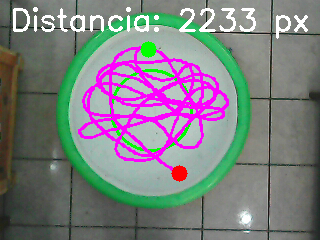
#> input picture trajectory_Escopolamina 1.png, 320 x 240 px, given in place of Mice maze experiment.mp4, which was not available
$ jupyter execute prueba.ipynb   (text cells are left out)
#> lines starting #> are read from the running program, lines starting #| are printed output that depends on the picture; after the words box and inside, x2 and y2 are one past the last pixel; in counts of white or black regions, pixels touching at a corner belong together; pictures that were not available may be replaced by others from this repository, and a replacement may not be noted
[cell 1]
import cv2
import numpy as np

[cell 2]
cap = cv2.VideoCapture("Mice maze experiment.mp4")

fgbg = cv2.bgsegm.createBackgroundSubtractorMOG()
kernel = cv2.getStructuringElement(cv2.MORPH_ELLIPSE,(3,3))

while True:
	ret, frame = cap.read()
#> frame is the input picture: shape (240, 320, 3); mean B, G, R 128.3, 125.6, 125.2
	if ret == False: break

	gray = cv2.cvtColor(frame, cv2.COLOR_BGR2GRAY)
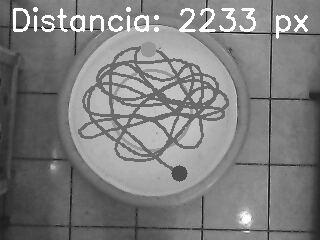
#> gray: shape (240, 320); min 18, max 255, mean 125.7

	color = (0,255,0)
	# Areas importantes

	#norte = np.array([[567,354],[570,95],[615,100],[618,354]])
	#sur = np.array([[545,705],[566,417],[616,412],[610,707]])
	este = np.array([[620,450],[903,450],[900,320],[622,320]])
	oeste = np.array([[272,450],[274,320],[566,320],[562,450]])

	# imagenes auxiliares
	imAux = np.zeros(shape = frame.shape[:2],dtype= np.uint8)
	#imAux_norte = cv2.drawContours(imAux, [norte], -1, (255), -1)

	#imAux_sur = cv2.drawContours(imAux, [sur], -1, (255), -1)

	imAux_este = cv2.drawContours(imAux, [este], -1, (255), -1)
#> imAux: shape (240, 320); every value is 0


	imAux_norte = cv2.drawContours(imAux, [oeste], -1, (255), -1)

	areas_img = cv2.bitwise_and(gray, gray, mask = imAux)

	# Substraccion de fondo

	fgmask = fgbg.apply(areas_img)
	fgmask = cv2.morphologyEx(fgmask, cv2.MORPH_OPEN, kernel)
	fgmask = cv2.dilate(fgmask, None, iterations = 2)

	# Filtrar por area de contorno
	cnts = cv2.findContours(fgmask, cv2.RETR_EXTERNAL, cv2.CHAIN_APPROX_SIMPLE)[0]
#> cnts = []
	for cnt in cnts:
		if cv2.contourArea(cnt) > 2000:
			x,y,w,h = cv2.boundingRect(cnt)
			cv2.rectangle(frame, (x,y), (x+w,y+h), (0,0,255),2)
#> this loop made 0 passes


	#cv2.drawContours(frame, [norte], -1, color,2)
	#cv2.drawContours(frame, [sur], -1, color,2)
	cv2.drawContours(frame, [este], -1, color,2)
	cv2.drawContours(frame, [oeste], -1, color,2)

	cv2.imshow("frame", frame)
	cv2.imshow("fgmask", fgmask)

	k = cv2.waitKey(30) & 0xFF
#> (key Esc is pressed here)
	if k == 27:
		break

cap.release
cv2.destroyAllWindows()

[cell 3]
# Prueba de automatización

cap = cv2.VideoCapture("mice_dungeon.mp4")

fgbg = cv2.bgsegm.createBackgroundSubtractorMOG()
kernel = cv2.getStructuringElement(cv2.MORPH_ELLIPSE,(3,3))
#> kernel = [[0, 1, 0], [1, 1, 1], [0, 1, 0]]


# Función que maneja el evento del mouse
def select_points(event, x, y, flags, param):
    points = np.zeros(shape = (4,2))

    if event == cv2.EVENT_LBUTTONDOWN:  # Si se hace clic izquierdo
        # Guardar el punto seleccionado

        if len(points) == 4:  # Si ya se seleccionaron dos puntos
            cv2.rectangle(image, points[0], points[1], (0, 255, 0), 2)  # Dibujar rectángulo
            cv2.imshow("Imagen", image)


$ run again, on trajectory_Mice maze experiment.png
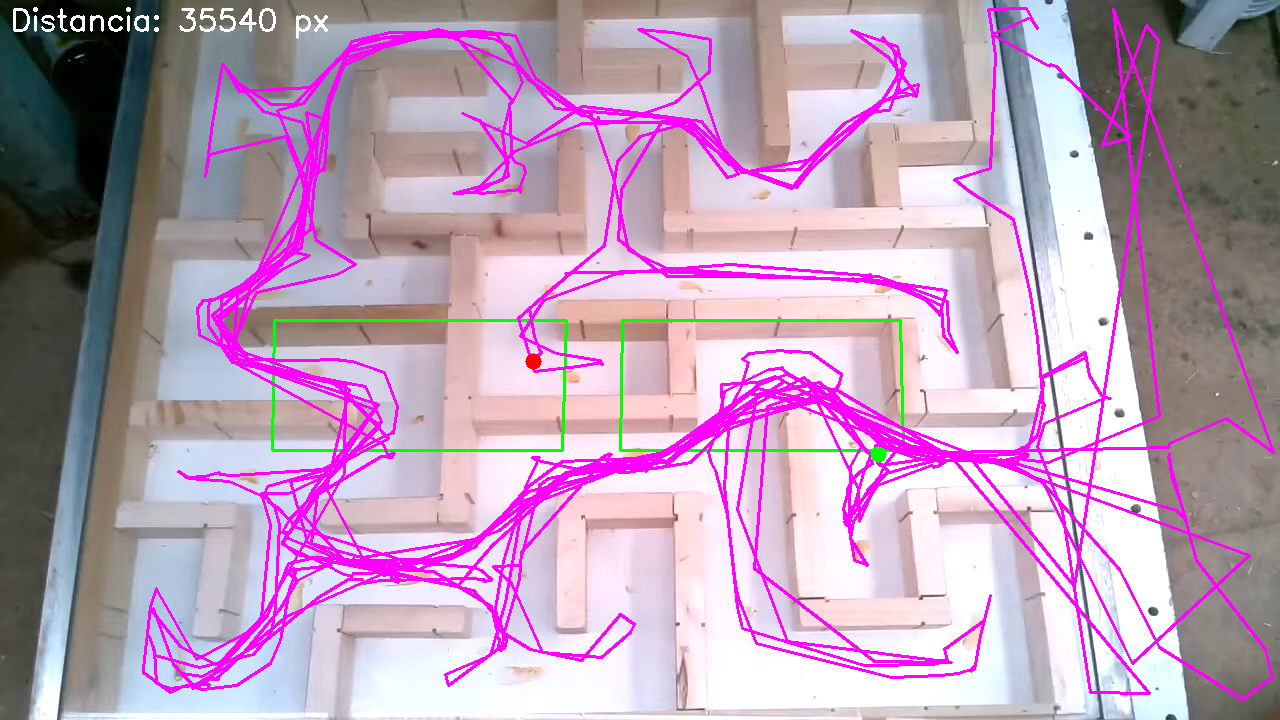
#> input picture trajectory_Mice maze experiment.png, 1280 x 720 px, given in place of Mice maze experiment.mp4, which was not available
#> frame is the input picture: shape (720, 1280, 3); mean B, G, R 184.2, 159.4, 187
#> `imAux_norte = cv2.drawContours(imAux, [oeste], -1, (255), -1)`:
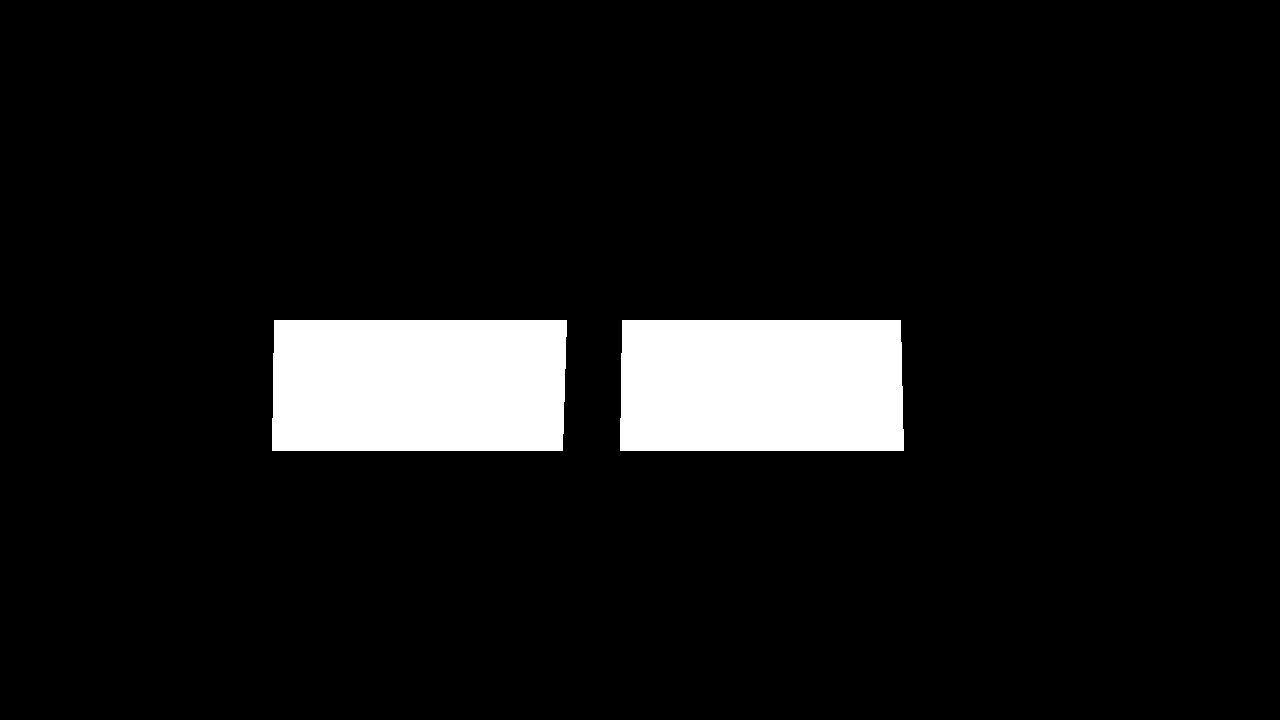
#> imAux: shape (720, 1280); 8.2% white; 2 white regions, box (x1, y1, x2, y2) and area: (272, 320, 567, 451) 38252, (620, 320, 904, 451) 36876
#> `areas_img = cv2.bitwise_and(gray, gray, mask = imAux)`:
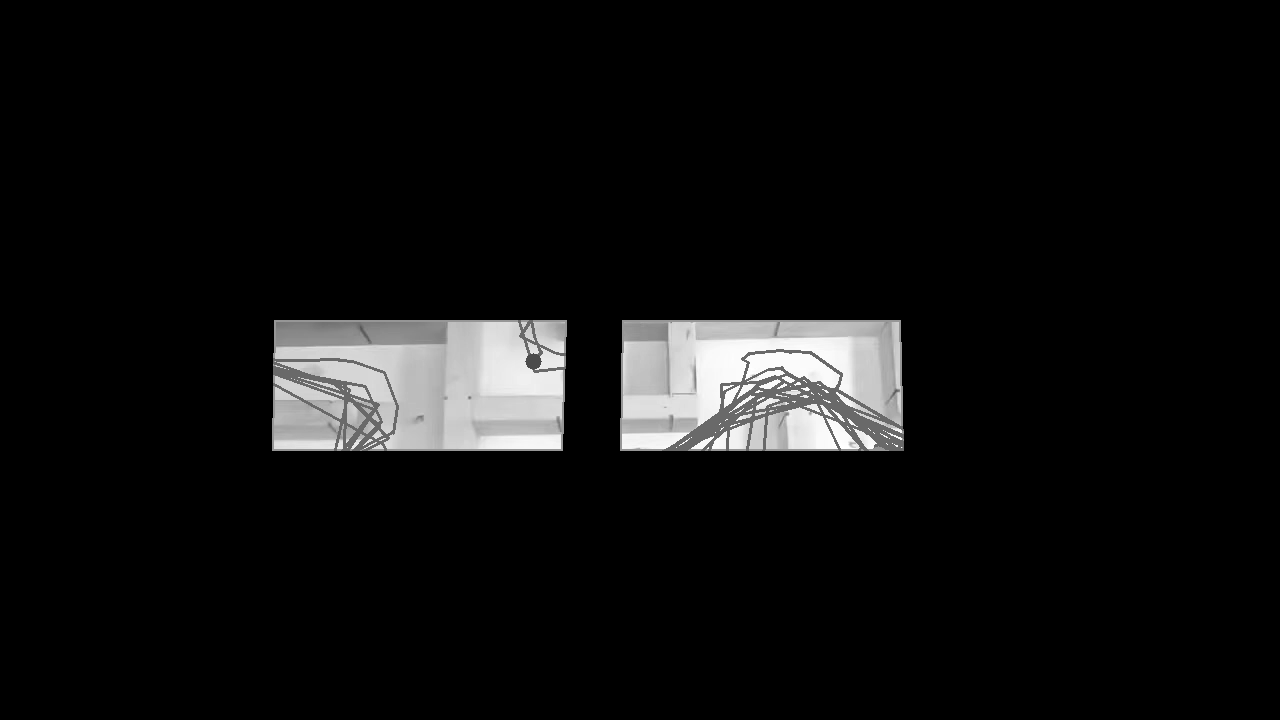
#> areas_img: shape (720, 1280); min 0, max 255, mean 15.3
#> fgmask: shape (720, 1280); every value is 0
#> cnts = []
#> kernel = [[0, 1, 0], [1, 1, 1], [0, 1, 0]]
